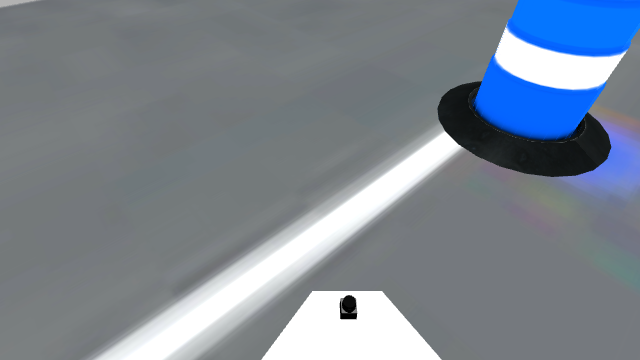
#> input picture cv/lane_detection/srcframe.png, 640 x 360 px
$ python -i pothole_helpers.py   (imports and definitions only)
#> lines starting #> are read from the running program, lines starting #| are printed output that depends on the picture
#> further down, picture is the input picture: shape (360, 640, 3); mean B, G, R 145, 133.7, 124
import cv2
import numpy as np

import rospkg
import os
import time


def iou(img1, img2):
    inter = cv2.bitwise_and(img1, img2)
    union = cv2.bitwise_or(img1, img2)
    out = cv2.countNonZero(inter)/cv2.countNonZero(union)
    return out

def check_ellipse(cnt, thres = 0.75, height=297, width=396):
    img_cnt = np.zeros((height, width, 3), np.uint8)
    cv2.drawContours(image=img_cnt, contours=[cnt], contourIdx=-1, color=(255,255,255), thickness=-1)
    img_cnt = cv2.cvtColor(img_cnt, cv2.COLOR_BGR2GRAY)

    ellp = cv2.fitEllipse(cnt)
    img_fit = np.zeros((height, width), np.uint8)
    cv2.ellipse(img_fit, ellp, 255, -1)

    inter = cv2.bitwise_and(img_cnt, img_fit)
    union = cv2.bitwise_or(img_cnt, img_fit)
    iou = cv2.countNonZero(inter)/(cv2.countNonZero(union)+1)
    return iou > thres

def hist2list(hist):
    cut = np.diff(hist.reshape(-1)) > 0
    thres = np.where(np.concatenate(([cut[0]], cut[:-1] != cut[1:])))[0][::2]
    if thres[-1] != 31:
        thres = np.concatenate( (thres, np.array([31,])) )
    thres = thres*8
    thres = zip( thres, np.concatenate((thres[1:], np.array([255,]))) )
    return list(thres)

def hist2thres(hist, cut_thres=5000):
    cut = hist.reshape(-1) > cut_thres
    ones = np.where(np.concatenate(([cut[0]], cut[:-1] != cut[1:])))[0]
    n = len(ones)
    if n == 0:
        if cut_thres > 500:
            return hist2thres(hist, cut_thres/2)
        else:
            return -1
    if n == 1:
        return -1
    if n == 2 or hist[ones[-2]:ones[-1]].sum()>3.2*cut_thres:
        thres = ones[-1]
        while(thres < 32 and hist[thres-1] > hist[thres]):
            thres+=1
        return min(31, thres+1)
    if n%2 == 1:
        thres = ones[-1]
    else:
        thres = ones[-2]
    while(thres > 16 and hist[thres-1] < hist[thres]):
        thres-=1
    return thres

def multi_thres(image, scale=0.1, min_w=45, min_h=2):
#> called with scale = 0.1, min_w = 45, min_h = 2
    width = int(image.shape[1] * scale)
#> width = 64
    height = int(image.shape[0] * scale)
#> height = 36
    size = (width, height)
#> size = (64, 36)

    resized = cv2.resize(image, size, interpolation = cv2.INTER_AREA)
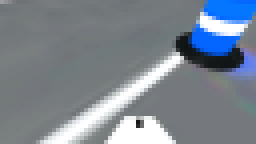
#> resized: shape (36, 64, 3) (shown 4 times larger); mean B, G, R 145, 133.7, 123.9
    masked = np.zeros((height, width, 3), np.uint8)

    y, u, vv = cv2.split(cv2.cvtColor(resized, cv2.COLOR_BGR2YUV))
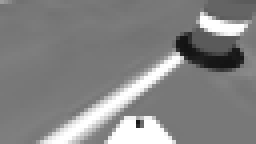
#> y: shape (36, 64) (shown 4 times larger); min 18, max 255, mean 132.1
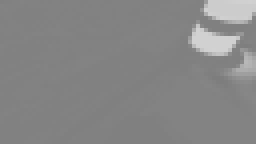
#> u: shape (36, 64) (shown 4 times larger); min 125, max 210, mean 134.2
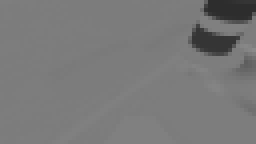
#> vv: shape (36, 64) (shown 4 times larger); min 45, max 138, mean 120.6

    pink = cv2.cvtColor(cv2.merge([y, u, cv2.equalizeHist(vv)]), cv2.COLOR_YUV2BGR)
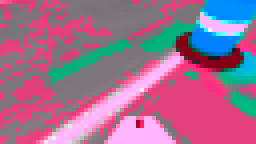
#> pink: shape (36, 64, 3) (shown 4 times larger); mean B, G, R 144.6, 110.9, 159.9
    b = cv2.split(pink)[0]
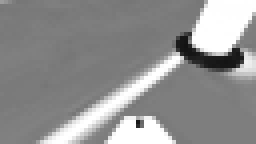
#> b: shape (36, 64) (shown 4 times larger); min 18, max 255, mean 144.6
    blue_hist = cv2.calcHist([pink], [0], None, [32], [0,256])
#> blue_hist = 32 values, max 1518 at index 15, min 0 at index 0, mean 72
    thres = hist2list(blue_hist)
#> in hist2list, `thres = np.where(np.concatenate(([cut[0]], cut[:-1] != cut[1:])))[0][:..`: thres = [1, 6, 10, 13, 18, 21, 23, 26, 28]
#> in hist2list, `thres = np.concatenate( (thres, np.array([31,])) )`: thres = [1, 6, 10, 13, 18, 21, 23, 26, 28, 31]
#> in hist2list, `thres = thres*8`: thres = [8, 48, 80, 104, 144, 168, 184, 208, 224, 248]
#> thres = [(8, 48), (48, 80), (80, 104), (104, 144), (144, 168), (168, 184), (184, 208), (208, 224), (224, 248), (248, 255)]

    boxes = [] # boxes in x, y, w, h as ratios

    for th1, th2 in thres:
        ret, mask = cv2.threshold(b, th1, th2, cv2.THRESH_BINARY)
        contours, hierarchy = cv2.findContours(mask, cv2.RETR_EXTERNAL, 1)
        for cnt in contours:
            box = cv2.boundingRect(cnt)
            if box[2] < min_w or box[3] < min_h: continue
            if box[2] > 250 or box[3] > 100: continue
            #approx = cv2.approxPolyDP(cnt, .02 * cv2.arcLength(cnt, True), True)
            #if len(approx) < 7: continue
            if not check_ellipse(cnt): continue
            cv2.drawContours(image=masked, contours=[cnt], contourIdx=-1, color=(255,255,255), thickness=-1)
            box = [ box[0]/width, box[1]/height, box[2]/width, box[3]/height ]
            boxes.append(box)
#> this loop made 1 pass
#> (th1, th2, ret) on pass 1: (8, 48, 8)
#> masked: shape (36, 64, 3); every value is 0
#> after the loop, boxes = []


    thres = hist2thres(blue_hist)*8
    ret, mask = cv2.threshold(b, thres, 255, cv2.THRESH_BINARY)

    contours, hierarchy = cv2.findContours(mask, cv2.RETR_EXTERNAL, 1)
    for cnt in contours:
        box = cv2.boundingRect(cnt)
        if box[2] < min_w or box[3] < min_h: continue
        if box[2] > 250 or box[3] > 100: continue
        #approx = cv2.approxPolyDP(cnt, .02 * cv2.arcLength(cnt, True), True)
        #if len(approx) < 7: continue
        if not check_ellipse(cnt): continue
        cv2.drawContours(image=masked, contours=[cnt], contourIdx=-1, color=(255,255,255), thickness=-1)
        box = [ box[0]/width, box[1]/height, box[2]/width, box[3]/height ]
        boxes.append(box)

    masked = cv2.cvtColor(masked, cv2.COLOR_BGR2GRAY)

    return masked, boxes

>>> import cv2
>>> picture = cv2.imread('../../lane_detection/srcframe.png')
#> (the run stopped early here; a loop or call above may not have finished)
